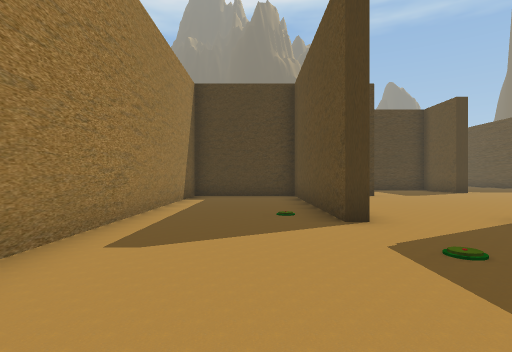
[1] (above)

24 first-person views from a walk through a 3-D level made in the Unity game engine. The camera is 1.4 m above the floor, looks level and sees 80° across. The floor is counted in squares, 1.97 m on a side. Each view is taken from the middle of a square. On the plan, view 1 faces up. The plan holds only what a view shows up to about 10 squares ahead; the rest is blank. The place goes on beyond the plan. The player character is not drawn. Some surface patterns are stand-ins.

[2]
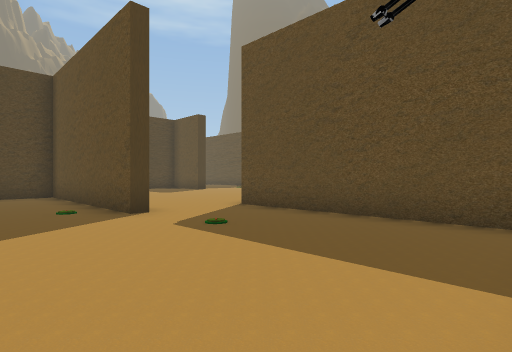

[3]
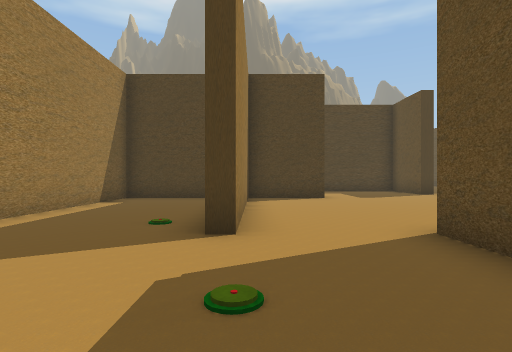

[4]
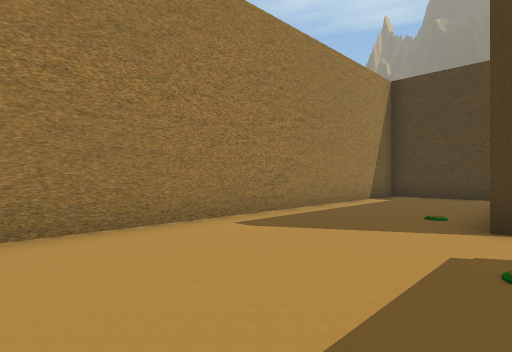

[5]
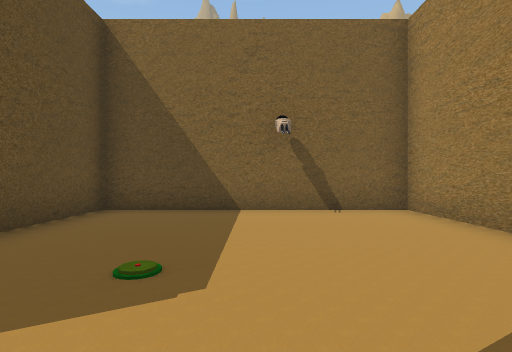

[6]
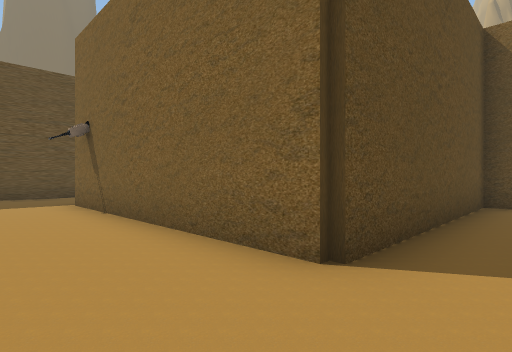

[7]
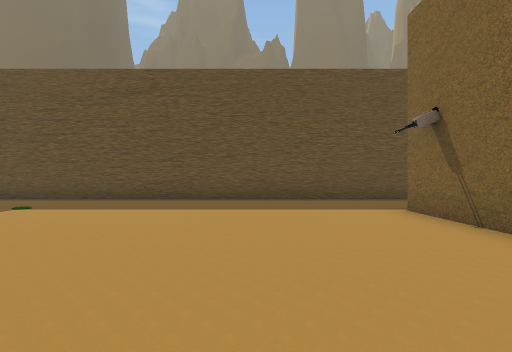

[8]
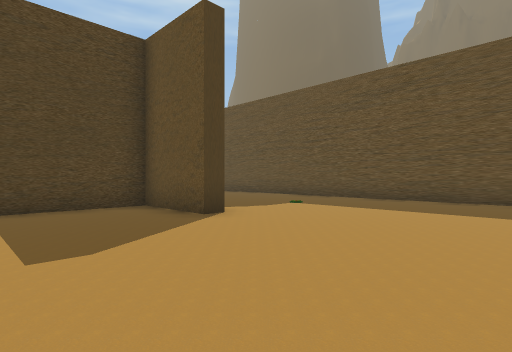

[9]
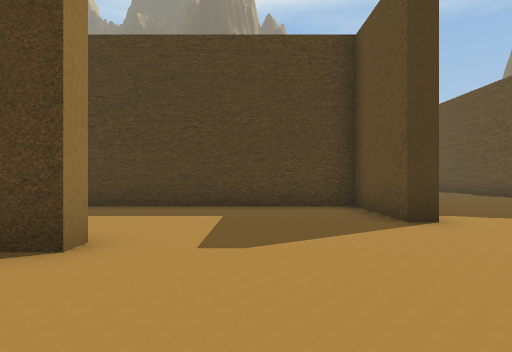

[10]
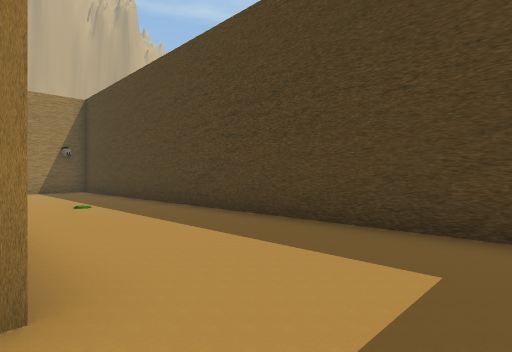

[11]
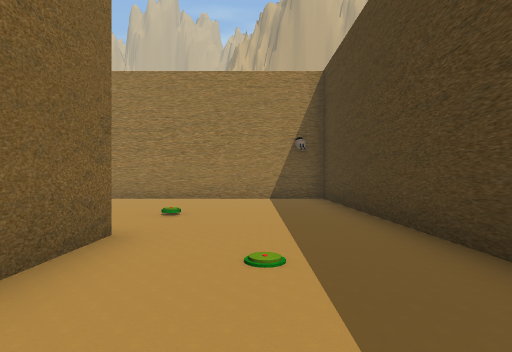

[12]
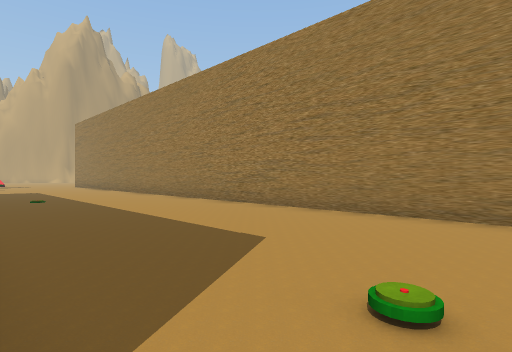

[13]
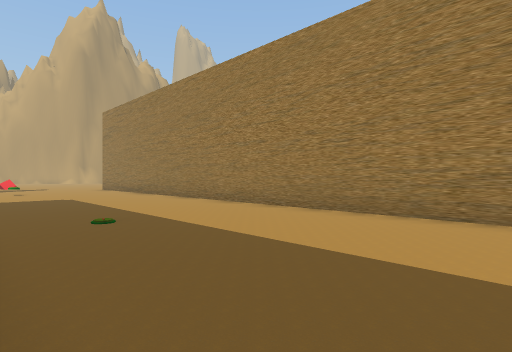

[14]
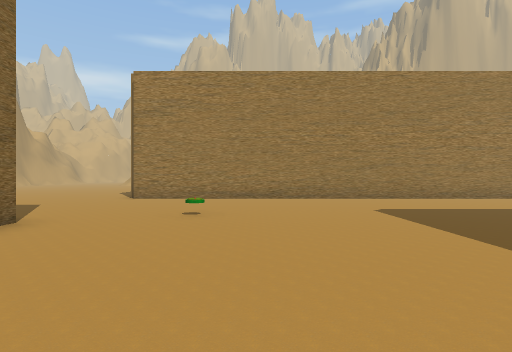

[15]
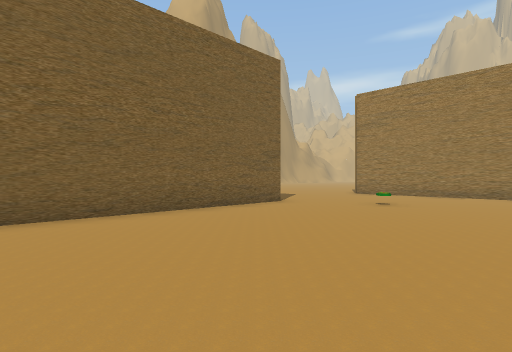

[16]
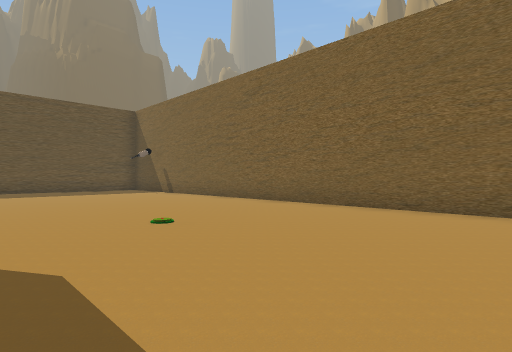

[17]
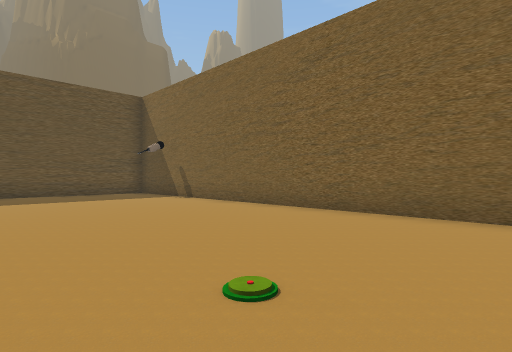

[18]
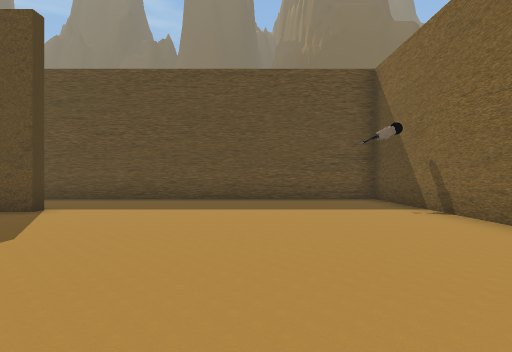

[19]
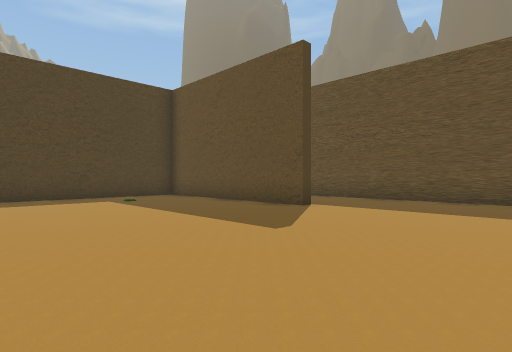

[20]
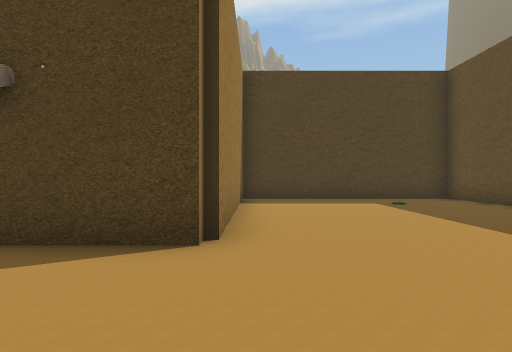

[21]
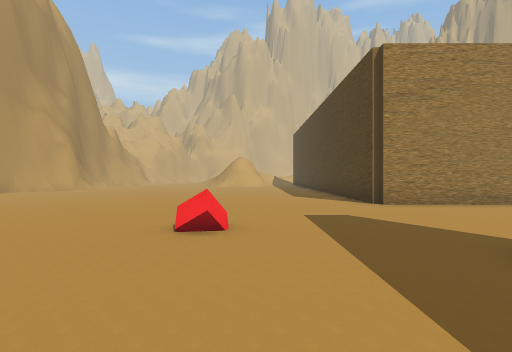

[22]
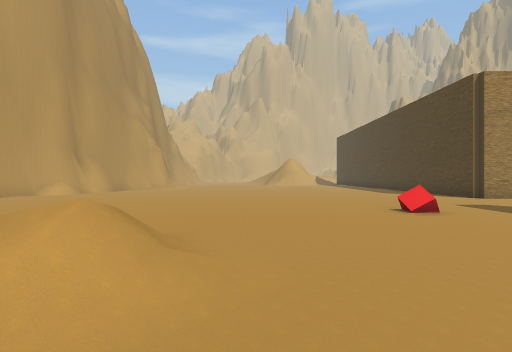

[23]
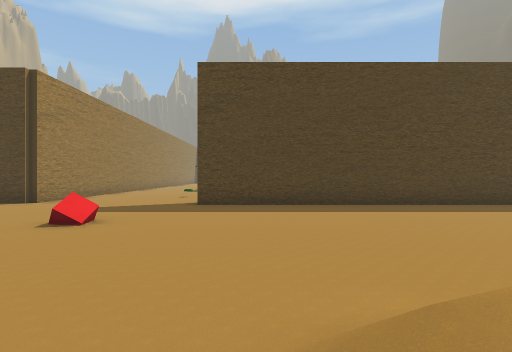

[24]
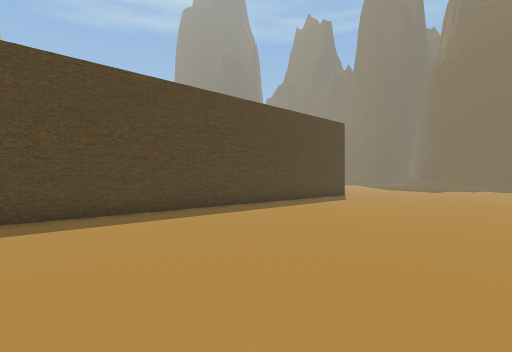

### Floor plan
Points are (right, up) in squares from view 1. A wall is a line through its corners. A room is listed if a view was taken in it or the views show most of it. See-through windows are left out.
Room 1 (views 1, 2, 3, 4, 5)
walls: (1.8, 4.7) (1.4, 4.7) (1.4, 10.8) (-2.2, 10.8) (-2.2, -1.4) (4.2, -1.4) (4.2, 4.9)
ways out: opening at (3, 5) to room 2
objects: other object (1, 6); other object (2, 3)
Room 2 (views 6, 7, 8, 9, 10, 11, 12, 13, 14, 15, 16, 17, 18, 19, 20, 21, 22, 23, 24)
walls: (5.2, -10.5) (-3.6, -10.5); (4.5, -1.9) (2.4, -1.9); (-3.8, -9.7) (14.4, -9.7) (14.4, 0.5); (11, -1.6) (11, 4.5) (4.5, 4.5); (4.6, 4.2) (4.6, -1.6); (4.2, 4.9) (11.2, 4.9); (14.4, 3.2) (14.4, 15.5); (4.2, 11.4) (4.2, 10.8) (1.8, 10.8) (1.8, 4.7); (-2.8, 11.3) (-1, 11.3); (8.9, 12.7) (8.3, 12.7) (8.3, 15.1) (-8.6, 15.1) (-8.6, -10) (-11, -10)
ways out: opening at (3, 5) to room 1
objects: red cube (-5, -14); other object (-5, -7); other object (-5, 2); other object (-5, 11); other object (-2, 13); other object (3, -5); other object (9, 3); other object (12, 13)

Positions as (right, up) in squares from view 1, and headings:
1: (0, 0), facing up
2: (-1, -1), facing up-right
3: (2, 1), facing up
4: (2, 0), facing up-left
5: (1, 5), facing down
6: (3, 7), facing down-right
7: (5, 8), facing right
8: (5, 8), facing up-right
9: (6, 8), facing up
10: (6, 11), facing up-left
11: (1, 13), facing left
12: (-3, 12), facing down-left
13: (-3, 7), facing down-left
14: (1, -6), facing left
15: (3, -4), facing down-left
16: (-1, -3), facing down-right
17: (2, -4), facing down-right
18: (5, -6), facing right
19: (5, -6), facing up-right
20: (5, -5), facing up
21: (-1, -13), facing left
22: (1, -17), facing left
23: (-2, -19), facing up
24: (-1, -19), facing up-right
